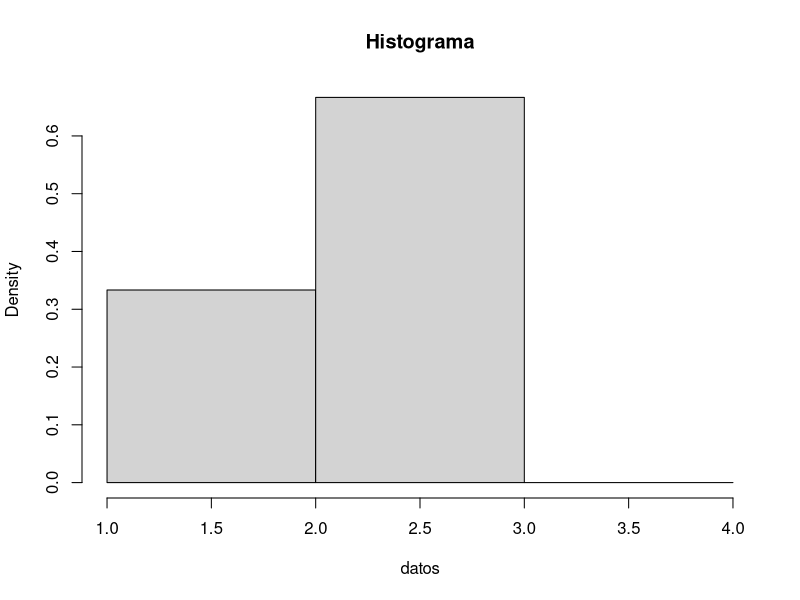
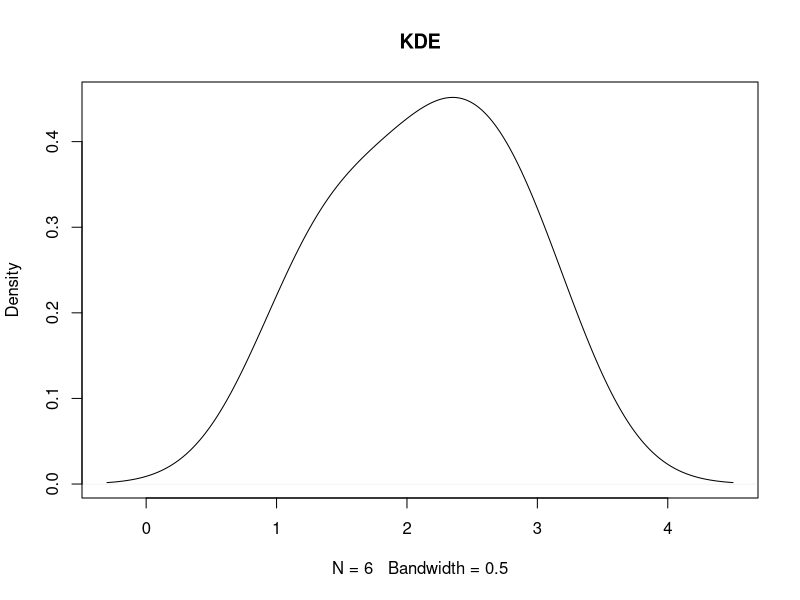
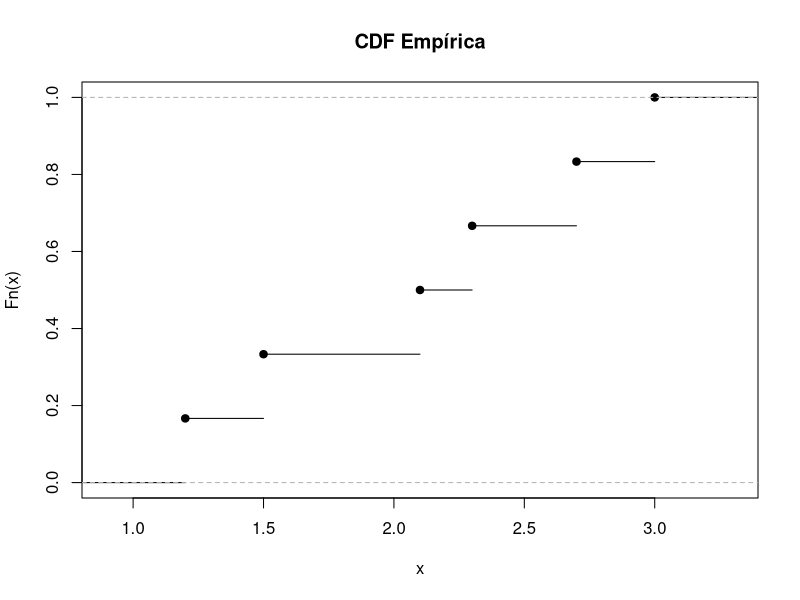
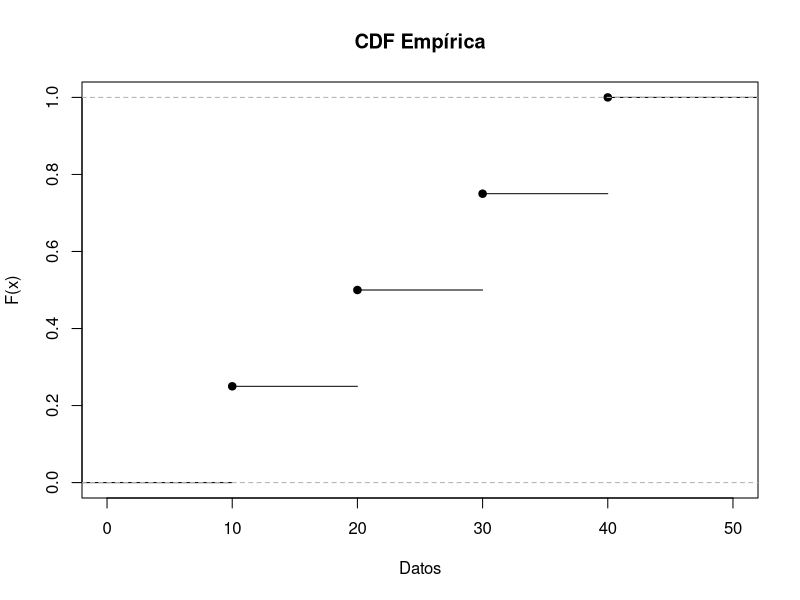
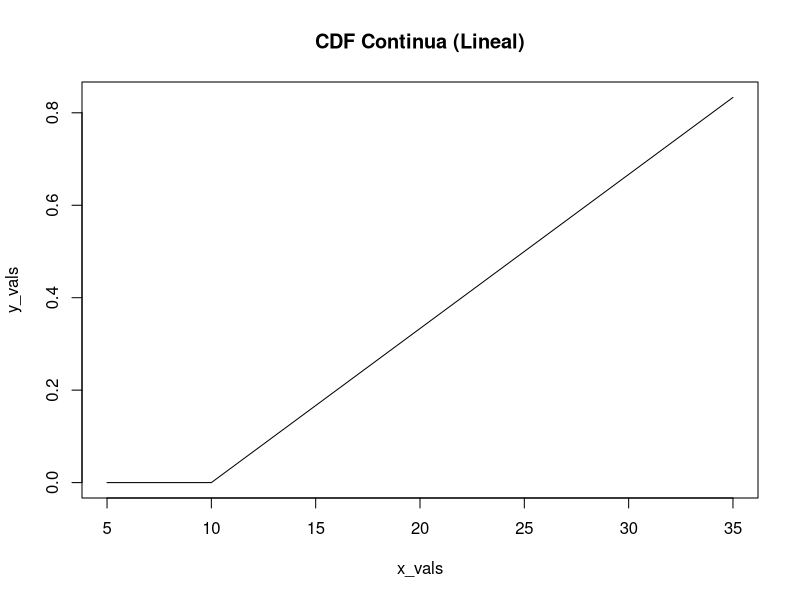

These charts were generated, in order, by the following R code:
datos <- c(1.2, 1.5, 2.1, 2.3, 2.7, 3.0)
hist(datos, breaks = c(1, 2, 3, 4), prob = TRUE, main = "Histograma")


densidad <- density(datos, bw = 0.5, kernel = "gaussian")
plot(densidad, main = "KDE")

ecdf_fun <- ecdf(datos)
plot(ecdf_fun, main = "CDF Empírica")


datos <- c(10, 20, 30, 40)
F_empirica <- ecdf(datos)
plot(F_empirica, main = "CDF Empírica", xlab = "Datos", ylab = "F(x)")

# Intervalos y conteos
intervalos <- c(0, 10, 20, 30)
conteos <- c(5, 10, 5)
N <- sum(conteos)

# Función manual
G <- function(x) {
  if (x < intervalos[1]) return(0)
  if (x >= intervalos[length(intervalos)]) return(1)
  for (i in 2:length(intervalos)) {
    if (x < intervalos[i]) {
      return(sum(conteos[1:(i-1)])/N + 
               (x - intervalos[i-1])/(intervalos[i] - intervalos[i-1]) * conteos[i]/N)
    }
  }
}

# Ejemplo
G(15)  # Devuelve 0.5



F_continua <- function(x, datos_ordenados) {
  n <- length(datos_ordenados)
  if (x < datos_ordenados[1]) return(0)
  if (x >= datos_ordenados[n]) return(1)
  for (i in 1:(n-1)) {
    if (x >= datos_ordenados[i] & x < datos_ordenados[i+1]) {
      return((i - 1)/(n - 1) + (x - datos_ordenados[i]) / ((n - 1) * (datos_ordenados[i+1] - datos_ordenados[i])))
    }
  }
}

# Ejemplo
x_vals <- seq(5, 35, by = 0.1)
y_vals <- sapply(x_vals, F_continua, datos_ordenados = sort(datos))

plot(x_vals, y_vals, type = "l", main = "CDF Continua (Lineal)")
